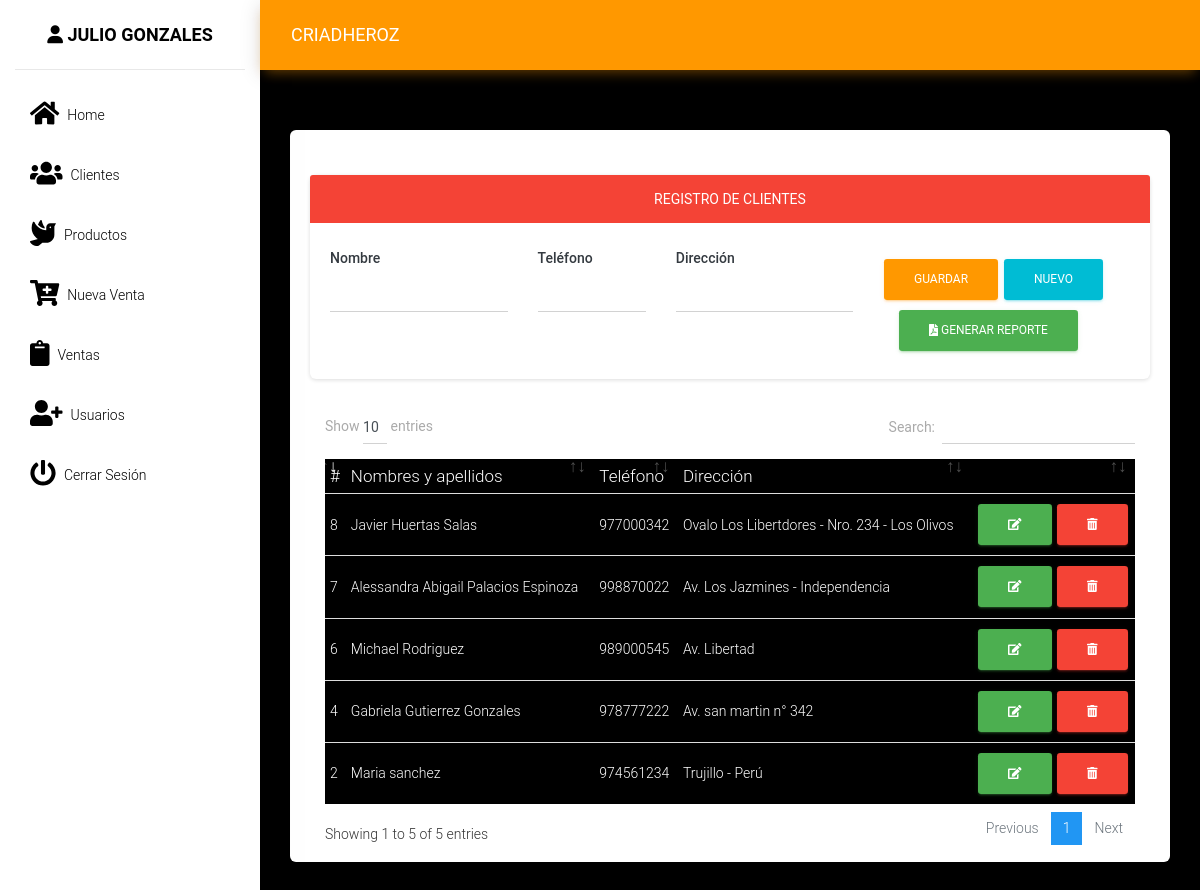
Page /src/clientes.php (signed in) on the committed database.
### tables this page shows
CREATE TABLE `cliente` (
  `idcliente` int(11) NOT NULL,
  `nombre` varchar(100) NOT NULL,
  `telefono` varchar(15) NOT NULL,
  `direccion` varchar(200) NOT NULL
);

### src/clientes.php (the view, shortened to what this page needs)
<?php
include_once "includes/header.php";
?>
<div class="card">
    <div class="card-body">
        <div class="row">
            <div class="col-lg-12">
                <div class="card">
                    <div class="card-header bg-danger text-white text-center">
                        <strong>REGISTRO DE CLIENTES</strong>
                    </div>
                    <div class="card-body">
                        <form action="" method="post" autocomplete="off" id="formulario">
                            <div class="row">
                                <div class="col-md-3">
                                    <div class="form-group">
                                        <label for="nombre" class="text-dark font-weight-bold">Nombre</label>
                                        <input type="text" name="nombre" id="nombre" class="form-control">
                                    </div>
                                </div>
                                <div class="col-md-2">
                                    <div class="form-group">
                                        <label for="telefono" class="text-dark font-weight-bold">Teléfono</label>
                                        <input type="number" name="telefono" id="telefono" class="form-control">
                                    </div>
                                </div>
                                <div class="col-md-3">
                                    <div class="form-group">
                                        <label for="direccion" class="text-dark font-weight-bold">Dirección</label>
                                        <input type="text" name="direccion" id="direccion" class="form-control">
                                    </div>
                                </div>
                                <div class="col-md-4 mt-3">
                                    <input type="submit" value="Guardar" class="btn btn-warning" id="btnAccion">
                                    <input type="button" value="Nuevo" class="btn btn-info" id="btnNuevo" onclick="limpiar()">
                            <div class="col-md-4 mb-2">
                                <a href="fpdf/ImprimirClientes.php" target="_blank" class="btn btn-success"> <i class="fas fa-file-pdf"></i> Generar reporte</a>
                            </div>
                            </div>
                        </form>
                    </div>
                </div>
            </div>
            <div class="col-md-12">
                <div class="table-responsive">
                    <table class="table" id="tbl" style="color: #fff; background-color: #000">
                        <thead>
                            <tr>
                                <th>#</th>
                                <th>Nombres y apellidos</th>
                                <th>Teléfono</th>
                                <th>Dirección</th>
                                <th></th>
                            </tr>
                        </thead>
                        <tbody>
                            <?php
                            include "../conexion.php";
                            $query = mysqli_query($conexion, "SELECT * FROM cliente");
                            $result = mysqli_num_rows($query);
                            if ($result > 0) {
                                while ($data = mysqli_fetch_assoc($query)) { ?>
                                    <tr>
                                        <td><?php echo $data['idcliente']; ?></td>
                                        <td><?php echo $data['nombre']; ?></td>
                                        <td><?php echo $data['telefono']; ?></td>
                                        <td><?php echo $data['direccion']; ?></td>
                                        <td>
                                            <a href="#" onclick="editarCliente(<?php echo $data['idcliente']; ?>)" class="btn btn-success"><i class='fas fa-edit'></i></a>
                                            <form action="eliminar_cliente.php?id=<?php echo $data['idcliente']; ?>" method="post" class="confirmar d-inline">
                                                <button class="btn btn-danger" type="submit"><i class='fas fa-trash-alt'></i> </button>
                                            </form>
                                        </td>
                                    </tr>
                            <?php }
                            } ?>
                        </tbody>
                    </table>
                </div>
            </div>
        </div>
    </div>
</div>
<?php include_once "includes/footer.php"; ?>

### rows in the picture
cliente: idcliente "2", nombre "Maria sanchez", telefono "974561234", direccion "Trujillo - Perú"
cliente: idcliente "4", nombre "Gabriela Gutierrez Gonzales", telefono "978777222", direccion "Av. san martin n° 342"
cliente: idcliente "6", nombre "Michael Rodriguez", telefono "989000545", direccion "Av. Libertad"
cliente: idcliente "7", nombre "Alessandra Abigail Palacios Espinoza", telefono "998870022", direccion "Av. Los Jazmines - Independencia"
cliente: idcliente "8", nombre "Javier Huertas Salas", telefono "977000342", direccion "Ovalo Los Libertdores - Nro. 234 - Los Olivos"

### other values in the picture
$_SESSION["nombre"] "JULIO GONZALES"
